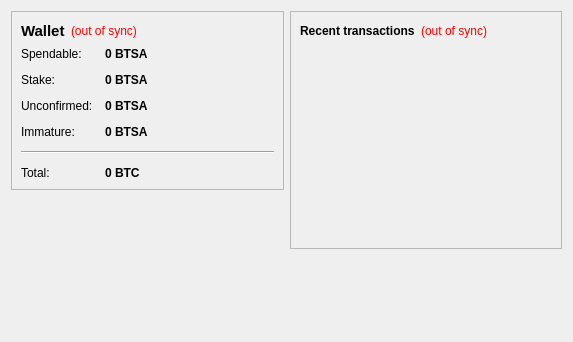
<?xml version="1.0" encoding="UTF-8"?>
<ui version="4.0">
 <class>OverviewPage</class>
 <widget class="QWidget" name="OverviewPage">
  <property name="geometry">
   <rect>
    <x>0</x>
    <y>0</y>
    <width>573</width>
    <height>342</height>
   </rect>
  </property>
  <property name="windowTitle">
   <string>Form</string>
  </property>
  <layout class="QHBoxLayout" name="horizontalLayout" stretch="1,1">
   <item>
    <layout class="QVBoxLayout" name="verticalLayout_2">
     <item>
      <widget class="QFrame" name="frame">
       <property name="frameShape">
        <enum>QFrame::StyledPanel</enum>
       </property>
       <property name="frameShadow">
        <enum>QFrame::Raised</enum>
       </property>
       <layout class="QVBoxLayout" name="verticalLayout_4">
        <item>
         <layout class="QHBoxLayout" name="horizontalLayout_4">
          <item>
           <widget class="QLabel" name="label_5">
            <property name="font">
             <font>
              <pointsize>11</pointsize>
              <weight>75</weight>
              <bold>true</bold>
             </font>
            </property>
            <property name="text">
             <string>Wallet</string>
            </property>
           </widget>
          </item>
          <item>
           <widget class="QLabel" name="labelWalletStatus">
            <property name="toolTip">
             <string>The displayed information may be out of date. Your wallet automatically synchronizes with the BitcoinSaving network after a connection is established, but this process has not completed yet.</string>
            </property>
            <property name="styleSheet">
             <string notr="true">QLabel { color: red; }</string>
            </property>
            <property name="text">
             <string notr="true">(out of sync)</string>
            </property>
            <property name="alignment">
             <set>Qt::AlignLeading|Qt::AlignLeft|Qt::AlignVCenter</set>
            </property>
           </widget>
          </item>
          <item>
           <spacer name="horizontalSpacer_2">
            <property name="orientation">
             <enum>Qt::Horizontal</enum>
            </property>
            <property name="sizeHint" stdset="0">
             <size>
              <width>40</width>
              <height>20</height>
             </size>
            </property>
           </spacer>
          </item>
         </layout>
        </item>
        <item>
         <layout class="QFormLayout" name="formLayout_2">
          <property name="fieldGrowthPolicy">
           <enum>QFormLayout::AllNonFixedFieldsGrow</enum>
          </property>
          <property name="horizontalSpacing">
           <number>12</number>
          </property>
          <property name="verticalSpacing">
           <number>12</number>
          </property>
          <item row="0" column="0">
           <widget class="QLabel" name="label">
            <property name="text">
             <string>Spendable:</string>
            </property>
           </widget>
          </item>
          <item row="0" column="1">
           <widget class="QLabel" name="labelBalance">
            <property name="font">
             <font>
              <weight>75</weight>
              <bold>true</bold>
             </font>
            </property>
            <property name="cursor">
             <cursorShape>IBeamCursor</cursorShape>
            </property>
            <property name="toolTip">
             <string>Your current spendable balance</string>
            </property>
            <property name="text">
             <string notr="true">0 BTSA</string>
            </property>
            <property name="textInteractionFlags">
             <set>Qt::LinksAccessibleByMouse|Qt::TextSelectableByKeyboard|Qt::TextSelectableByMouse</set>
            </property>
           </widget>
          </item>
          <item row="1" column="0">
           <widget class="QLabel" name="label_6">
            <property name="text">
             <string>Stake:</string>
            </property>
           </widget>
          </item>
          <item row="1" column="1">
           <widget class="QLabel" name="labelStake">
            <property name="font">
             <font>
              <weight>75</weight>
              <bold>true</bold>
             </font>
            </property>
            <property name="cursor">
             <cursorShape>IBeamCursor</cursorShape>
            </property>
            <property name="toolTip">
             <string>Total of coins that was staked, and do not yet count toward the current balance</string>
            </property>
            <property name="text">
             <string notr="true">0 BTSA</string>
            </property>
            <property name="textInteractionFlags">
             <set>Qt::LinksAccessibleByMouse|Qt::TextSelectableByKeyboard|Qt::TextSelectableByMouse</set>
            </property>
           </widget>
          </item>
          <item row="2" column="0">
           <widget class="QLabel" name="label_3">
            <property name="text">
             <string>Unconfirmed:</string>
            </property>
           </widget>
          </item>
          <item row="2" column="1">
           <widget class="QLabel" name="labelUnconfirmed">
            <property name="font">
             <font>
              <weight>75</weight>
              <bold>true</bold>
             </font>
            </property>
            <property name="cursor">
             <cursorShape>IBeamCursor</cursorShape>
            </property>
            <property name="toolTip">
             <string>Total of transactions that have yet to be confirmed, and do not yet count toward the current balance</string>
            </property>
            <property name="text">
             <string notr="true">0 BTSA</string>
            </property>
            <property name="textInteractionFlags">
             <set>Qt::LinksAccessibleByMouse|Qt::TextSelectableByKeyboard|Qt::TextSelectableByMouse</set>
            </property>
           </widget>
          </item>
          <item row="3" column="0">
           <widget class="QLabel" name="labelImmatureText">
            <property name="text">
             <string>Immature:</string>
            </property>
           </widget>
          </item>
          <item row="3" column="1">
           <widget class="QLabel" name="labelImmature">
            <property name="font">
             <font>
              <weight>75</weight>
              <bold>true</bold>
             </font>
            </property>
            <property name="toolTip">
             <string>Mined balance that has not yet matured</string>
            </property>
            <property name="text">
             <string notr="true">0 BTSA</string>
            </property>
            <property name="textInteractionFlags">
             <set>Qt::LinksAccessibleByMouse|Qt::TextSelectableByKeyboard|Qt::TextSelectableByMouse</set>
            </property>
           </widget>
          </item>
          <item row="4" column="0" colspan="2">
           <widget class="Line" name="line">
            <property name="orientation">
             <enum>Qt::Horizontal</enum>
            </property>
           </widget>
          </item>
          <item row="5" column="0">
           <widget class="QLabel" name="labelTotalText">
            <property name="text">
             <string>Total:</string>
            </property>
           </widget>
          </item>
          <item row="5" column="1">
           <widget class="QLabel" name="labelTotal">
            <property name="font">
             <font>
              <weight>75</weight>
              <bold>true</bold>
             </font>
            </property>
            <property name="cursor">
             <cursorShape>IBeamCursor</cursorShape>
            </property>
            <property name="toolTip">
             <string>Your current total balance</string>
            </property>
            <property name="text">
             <string notr="true">0 BTC</string>
            </property>
            <property name="textInteractionFlags">
             <set>Qt::LinksAccessibleByMouse|Qt::TextSelectableByKeyboard|Qt::TextSelectableByMouse</set>
            </property>
           </widget>
          </item>
         </layout>
        </item>
       </layout>
      </widget>
     </item>
     <item>
      <spacer name="verticalSpacer">
       <property name="orientation">
        <enum>Qt::Vertical</enum>
       </property>
       <property name="sizeHint" stdset="0">
        <size>
         <width>20</width>
         <height>40</height>
        </size>
       </property>
      </spacer>
     </item>
    </layout>
   </item>
   <item>
    <layout class="QVBoxLayout" name="verticalLayout_3">
     <item>
      <widget class="QFrame" name="frame_2">
       <property name="frameShape">
        <enum>QFrame::StyledPanel</enum>
       </property>
       <property name="frameShadow">
        <enum>QFrame::Raised</enum>
       </property>
       <layout class="QVBoxLayout" name="verticalLayout">
        <item>
         <layout class="QHBoxLayout" name="horizontalLayout_2">
          <item>
           <widget class="QLabel" name="label_4">
            <property name="text">
             <string>&lt;b&gt;Recent transactions&lt;/b&gt;</string>
            </property>
           </widget>
          </item>
          <item>
           <widget class="QLabel" name="labelTransactionsStatus">
            <property name="toolTip">
             <string>The displayed information may be out of date. Your wallet automatically synchronizes with the BitcoinSaving network after a connection is established, but this process has not completed yet.</string>
            </property>
            <property name="styleSheet">
             <string notr="true">QLabel { color: red; }</string>
            </property>
            <property name="text">
             <string notr="true">(out of sync)</string>
            </property>
            <property name="alignment">
             <set>Qt::AlignRight|Qt::AlignTrailing|Qt::AlignVCenter</set>
            </property>
           </widget>
          </item>
          <item>
           <spacer name="horizontalSpacer">
            <property name="orientation">
             <enum>Qt::Horizontal</enum>
            </property>
            <property name="sizeHint" stdset="0">
             <size>
              <width>40</width>
              <height>20</height>
             </size>
            </property>
           </spacer>
          </item>
         </layout>
        </item>
        <item>
         <widget class="QListView" name="listTransactions">
          <property name="styleSheet">
           <string notr="true">QListView { background: transparent; }</string>
          </property>
          <property name="frameShape">
           <enum>QFrame::NoFrame</enum>
          </property>
          <property name="verticalScrollBarPolicy">
           <enum>Qt::ScrollBarAlwaysOff</enum>
          </property>
          <property name="horizontalScrollBarPolicy">
           <enum>Qt::ScrollBarAlwaysOff</enum>
          </property>
          <property name="selectionMode">
           <enum>QAbstractItemView::NoSelection</enum>
          </property>
         </widget>
        </item>
       </layout>
      </widget>
     </item>
     <item>
      <spacer name="verticalSpacer_2">
       <property name="orientation">
        <enum>Qt::Vertical</enum>
       </property>
       <property name="sizeHint" stdset="0">
        <size>
         <width>20</width>
         <height>40</height>
        </size>
       </property>
      </spacer>
     </item>
    </layout>
   </item>
  </layout>
 </widget>
 <resources/>
 <connections/>
</ui>
